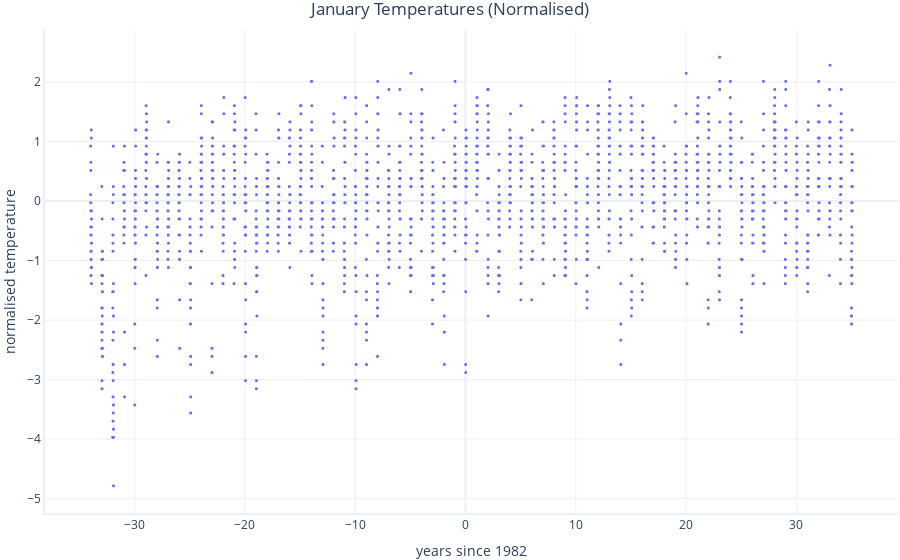

The notebook cell saved with this chart:
### Markdown cell above
Graphing

### Code cell
import graphing

graphing.scatter_2D(data, label_x='years_since_1982', label_y='normalised_temperature', title='January Temperatures (Normalised)')

### Figure 1 — Plotly figure (JSON) as saved in the notebook; plotly's stock layout.template omitted (floating-point values rounded to 4 significant figures; data arrays with more than 128 entries replaced by an {"elided": "..."} marker saying what was removed)
{"data": [{"hovertemplate": "years since 1982=%{x}<br>normalised temperature=%{y}<extra></extra>", "legendgroup": "", "marker": {"color": "#636efa", "size": 3, "symbol": "circle"}, "mode": "markers", "name": "", "showlegend": false, "type": "scattergl", "x": {"elided": "2170 float values"}, "xaxis": "x", "y": {"elided": "2170 float values"}, "yaxis": "y"}], "layout": {"legend": {"tracegroupgap": 0}, "title": {"text": "January Temperatures (Normalised)"}, "xaxis": {"anchor": "y", "domain": [0, 1], "title": {"text": "years since 1982"}}, "yaxis": {"anchor": "x", "domain": [0, 1], "title": {"text": "normalised temperature"}}}}
